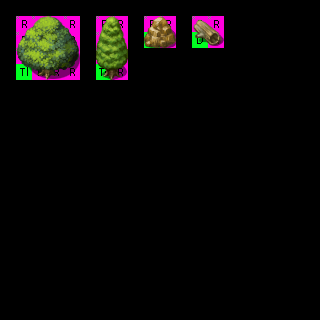

This is a level from a 2D game, rendered from its Tiled map with the project's own tilesets. A one-line summary and the complete map file follow:
An orthogonal 20x20 tile map with 16x16 px tiles, 4 tile layers (regions, input_set1, output_under4 trees, output_over5 trees), 2 tilesets and 4 objects.

<map version="1.0" orientation="orthogonal" renderorder="right-down" width="20" height="20" tilewidth="16" tileheight="16" nextobjectid="11">
 <properties>
  <property name="NoOverlappingRules" value="true" />
 </properties>
 <tileset firstgid="1" name="ruleset" tilewidth="16" tileheight="16" tilecount="60" columns="10">
  <image source="../tilesets/ruleset.png" width="160" height="96" />
 </tileset>
 <tileset firstgid="61" name="outside_b" tilewidth="16" tileheight="16" tilecount="1024" columns="32">
  <image source="../tilesets/outside_b.png" width="512" height="512" />
 </tileset>
 <layer name="regions" width="20" height="20">
  <data encoding="csv">
0,0,0,0,0,0,0,0,0,0,0,0,0,0,0,0,0,0,0,0,
0,1,1,1,1,0,1,1,0,1,1,0,1,1,0,0,0,0,0,0,
0,1,1,1,1,0,1,1,0,1,1,0,1,1,0,0,0,0,0,0,
0,1,1,1,1,0,1,1,0,0,0,0,0,0,0,0,0,0,0,0,
0,1,1,1,1,0,1,1,0,0,0,0,0,0,0,0,0,0,0,0,
0,0,0,0,0,0,0,0,0,0,0,0,0,0,0,0,0,0,0,0,
0,0,0,0,0,0,0,0,0,0,0,0,0,0,0,0,0,0,0,0,
0,0,0,0,0,0,0,0,0,0,0,0,0,0,0,0,0,0,0,0,
0,0,0,0,0,0,0,0,0,0,0,0,0,0,0,0,0,0,0,0,
0,0,0,0,0,0,0,0,0,0,0,0,0,0,0,0,0,0,0,0,
0,0,0,0,0,0,0,0,0,0,0,0,0,0,0,0,0,0,0,0,
0,0,0,0,0,0,0,0,0,0,0,0,0,0,0,0,0,0,0,0,
0,0,0,0,0,0,0,0,0,0,0,0,0,0,0,0,0,0,0,0,
0,0,0,0,0,0,0,0,0,0,0,0,0,0,0,0,0,0,0,0,
0,0,0,0,0,0,0,0,0,0,0,0,0,0,0,0,0,0,0,0,
0,0,0,0,0,0,0,0,0,0,0,0,0,0,0,0,0,0,0,0,
0,0,0,0,0,0,0,0,0,0,0,0,0,0,0,0,0,0,0,0,
0,0,0,0,0,0,0,0,0,0,0,0,0,0,0,0,0,0,0,0,
0,0,0,0,0,0,0,0,0,0,0,0,0,0,0,0,0,0,0,0,
0,0,0,0,0,0,0,0,0,0,0,0,0,0,0,0,0,0,0,0
</data>
 </layer>
 <layer name="input_set1" width="20" height="20">
  <data encoding="csv">
0,0,0,0,0,0,0,0,0,0,0,0,0,0,0,0,0,0,0,0,
0,21,21,21,21,0,21,21,0,21,21,0,21,21,0,0,0,0,0,0,
0,21,21,21,21,0,21,21,0,25,21,0,35,21,0,0,0,0,0,0,
0,21,21,21,21,0,21,21,0,0,0,0,0,0,0,0,0,0,0,0,
0,15,21,21,21,0,5,21,0,0,0,0,0,0,0,0,0,0,0,0,
0,0,0,0,0,0,0,0,0,0,0,0,0,0,0,0,0,0,0,0,
0,0,0,0,0,0,0,0,0,0,0,0,0,0,0,0,0,0,0,0,
0,0,0,0,0,0,0,0,0,0,0,0,0,0,0,0,0,0,0,0,
0,0,0,0,0,0,0,0,0,0,0,0,0,0,0,0,0,0,0,0,
0,0,0,0,0,0,0,0,0,0,0,0,0,0,0,0,0,0,0,0,
0,0,0,0,0,0,0,0,0,0,0,0,0,0,0,0,0,0,0,0,
0,0,0,0,0,0,0,0,0,0,0,0,0,0,0,0,0,0,0,0,
0,0,0,0,0,0,0,0,0,0,0,0,0,0,0,0,0,0,0,0,
0,0,0,0,0,0,0,0,0,0,0,0,0,0,0,0,0,0,0,0,
0,0,0,0,0,0,0,0,0,0,0,0,0,0,0,0,0,0,0,0,
0,0,0,0,0,0,0,0,0,0,0,0,0,0,0,0,0,0,0,0,
0,0,0,0,0,0,0,0,0,0,0,0,0,0,0,0,0,0,0,0,
0,0,0,0,0,0,0,0,0,0,0,0,0,0,0,0,0,0,0,0,
0,0,0,0,0,0,0,0,0,0,0,0,0,0,0,0,0,0,0,0,
0,0,0,0,0,0,0,0,0,0,0,0,0,0,0,0,0,0,0,0
</data>
 </layer>
 <layer name="output_under4 trees" width="20" height="20">
  <data encoding="csv">
0,0,0,0,0,0,0,0,0,0,0,0,0,0,0,0,0,0,0,0,
0,0,0,0,0,0,0,0,0,843,844,0,837,838,0,0,0,0,0,0,
0,0,0,0,0,0,0,0,0,875,876,0,869,870,0,0,0,0,0,0,
0,1021,1022,1023,1024,0,839,840,0,0,0,0,0,0,0,0,0,0,0,0,
0,1053,1054,1055,1056,0,871,872,0,0,0,0,0,0,0,0,0,0,0,0,
0,0,0,0,0,0,0,0,0,0,0,0,0,0,0,0,0,0,0,0,
0,0,0,0,0,0,0,0,0,0,0,0,0,0,0,0,0,0,0,0,
0,0,0,0,0,0,0,0,0,0,0,0,0,0,0,0,0,0,0,0,
0,0,0,0,0,0,0,0,0,0,0,0,0,0,0,0,0,0,0,0,
0,0,0,0,0,0,0,0,0,0,0,0,0,0,0,0,0,0,0,0,
0,0,0,0,0,0,0,0,0,0,0,0,0,0,0,0,0,0,0,0,
0,0,0,0,0,0,0,0,0,0,0,0,0,0,0,0,0,0,0,0,
0,0,0,0,0,0,0,0,0,0,0,0,0,0,0,0,0,0,0,0,
0,0,0,0,0,0,0,0,0,0,0,0,0,0,0,0,0,0,0,0,
0,0,0,0,0,0,0,0,0,0,0,0,0,0,0,0,0,0,0,0,
0,0,0,0,0,0,0,0,0,0,0,0,0,0,0,0,0,0,0,0,
0,0,0,0,0,0,0,0,0,0,0,0,0,0,0,0,0,0,0,0,
0,0,0,0,0,0,0,0,0,0,0,0,0,0,0,0,0,0,0,0,
0,0,0,0,0,0,0,0,0,0,0,0,0,0,0,0,0,0,0,0,
0,0,0,0,0,0,0,0,0,0,0,0,0,0,0,0,0,0,0,0
</data>
 </layer>
 <layer name="output_over5 trees" width="20" height="20">
  <data encoding="csv">
0,0,0,0,0,0,0,0,0,0,0,0,0,0,0,0,0,0,0,0,
0,957,958,959,960,0,775,776,0,0,0,0,0,0,0,0,0,0,0,0,
0,989,990,991,992,0,807,808,0,0,0,0,0,0,0,0,0,0,0,0,
0,0,0,0,0,0,0,0,0,0,0,0,0,0,0,0,0,0,0,0,
0,0,0,0,0,0,0,0,0,0,0,0,0,0,0,0,0,0,0,0,
0,0,0,0,0,0,0,0,0,0,0,0,0,0,0,0,0,0,0,0,
0,0,0,0,0,0,0,0,0,0,0,0,0,0,0,0,0,0,0,0,
0,0,0,0,0,0,0,0,0,0,0,0,0,0,0,0,0,0,0,0,
0,0,0,0,0,0,0,0,0,0,0,0,0,0,0,0,0,0,0,0,
0,0,0,0,0,0,0,0,0,0,0,0,0,0,0,0,0,0,0,0,
0,0,0,0,0,0,0,0,0,0,0,0,0,0,0,0,0,0,0,0,
0,0,0,0,0,0,0,0,0,0,0,0,0,0,0,0,0,0,0,0,
0,0,0,0,0,0,0,0,0,0,0,0,0,0,0,0,0,0,0,0,
0,0,0,0,0,0,0,0,0,0,0,0,0,0,0,0,0,0,0,0,
0,0,0,0,0,0,0,0,0,0,0,0,0,0,0,0,0,0,0,0,
0,0,0,0,0,0,0,0,0,0,0,0,0,0,0,0,0,0,0,0,
0,0,0,0,0,0,0,0,0,0,0,0,0,0,0,0,0,0,0,0,
0,0,0,0,0,0,0,0,0,0,0,0,0,0,0,0,0,0,0,0,
0,0,0,0,0,0,0,0,0,0,0,0,0,0,0,0,0,0,0,0,
0,0,0,0,0,0,0,0,0,0,0,0,0,0,0,0,0,0,0,0
</data>
 </layer>
 <objectgroup name="output_low_blocker" visible="0">
  <object id="9" x="144" y="16" width="32" height="16" />
  <object id="10" x="192" y="16" width="32" height="16" />
 </objectgroup>
 <objectgroup name="output_high_blocker" visible="0">
  <object id="7" x="16" y="48" width="64" height="16" />
  <object id="8" x="96" y="48" width="32" height="16" />
 </objectgroup>
</map>
